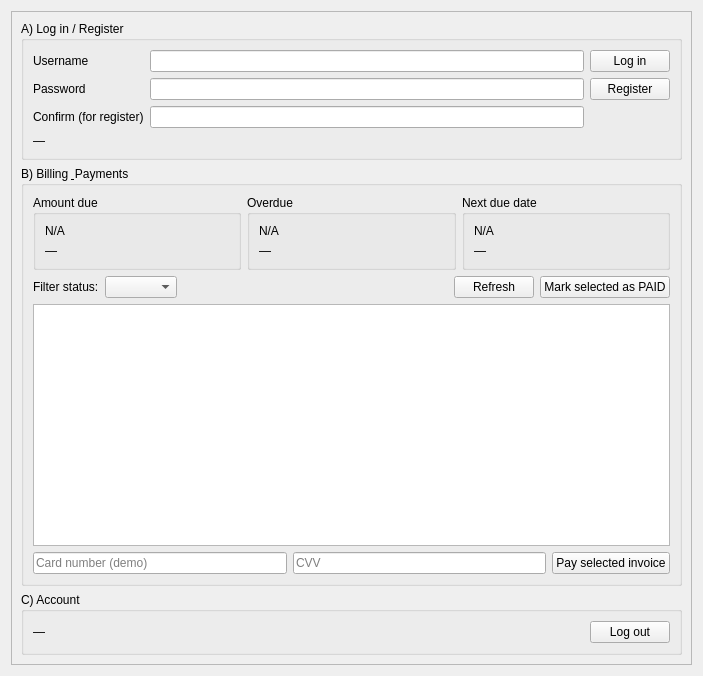
<?xml version="1.0" encoding="UTF-8"?>
<ui version="4.0">
 <class>UserPortal</class>
 <widget class="QWidget" name="UserPortal">
  <property name="geometry">
   <rect>
    <x>0</x>
    <y>0</y>
    <width>703</width>
    <height>676</height>
   </rect>
  </property>
  <property name="windowTitle">
   <string>User Portal</string>
  </property>
  <layout class="QVBoxLayout" name="verticalLayout_root">
   <item>
    <widget class="QScrollArea" name="scrollArea">
     <property name="widgetResizable">
      <bool>true</bool>
     </property>
     <widget class="QWidget" name="scrollAreaWidgetContents">
      <property name="geometry">
       <rect>
        <x>0</x>
        <y>0</y>
        <width>679</width>
        <height>652</height>
       </rect>
      </property>
      <layout class="QVBoxLayout" name="verticalLayout_body">
       <item>
        <widget class="QGroupBox" name="grpAuth">
         <property name="title">
          <string>A) Log in / Register</string>
         </property>
         <layout class="QGridLayout" name="gridLayout_auth">
          <item row="0" column="0">
           <widget class="QLabel" name="labelUser">
            <property name="text">
             <string>Username</string>
            </property>
           </widget>
          </item>
          <item row="0" column="1">
           <widget class="QLineEdit" name="edUser"/>
          </item>
          <item row="0" column="2">
           <widget class="QPushButton" name="btnLogin">
            <property name="text">
             <string>Log in</string>
            </property>
           </widget>
          </item>
          <item row="1" column="0">
           <widget class="QLabel" name="labelPass">
            <property name="text">
             <string>Password</string>
            </property>
           </widget>
          </item>
          <item row="1" column="1">
           <widget class="QLineEdit" name="edPass">
            <property name="echoMode">
             <enum>QLineEdit::Password</enum>
            </property>
           </widget>
          </item>
          <item row="1" column="2">
           <widget class="QPushButton" name="btnReg">
            <property name="text">
             <string>Register</string>
            </property>
           </widget>
          </item>
          <item row="2" column="0">
           <widget class="QLabel" name="labelPass2">
            <property name="text">
             <string>Confirm (for register)</string>
            </property>
           </widget>
          </item>
          <item row="2" column="1">
           <widget class="QLineEdit" name="edPass2">
            <property name="echoMode">
             <enum>QLineEdit::Password</enum>
            </property>
           </widget>
          </item>
          <item row="3" column="0" colspan="3">
           <widget class="QLabel" name="lblAuthMsg">
            <property name="text">
             <string>—</string>
            </property>
           </widget>
          </item>
         </layout>
        </widget>
       </item>
       <item>
        <widget class="QGroupBox" name="grpBilling">
         <property name="title">
          <string>B) Billing &amp; Payments</string>
         </property>
         <layout class="QVBoxLayout" name="verticalLayout_billing">
          <item>
           <layout class="QHBoxLayout" name="hLayout_kpis">
            <item>
             <widget class="QGroupBox" name="kDueBox">
              <property name="title">
               <string>Amount due</string>
              </property>
              <layout class="QVBoxLayout" name="v_kDue">
               <item>
                <widget class="QLabel" name="kDueVal">
                 <property name="text">
                  <string>N/A</string>
                 </property>
                </widget>
               </item>
               <item>
                <widget class="QLabel" name="kDueSub">
                 <property name="text">
                  <string>—</string>
                 </property>
                </widget>
               </item>
              </layout>
             </widget>
            </item>
            <item>
             <widget class="QGroupBox" name="kOverBox">
              <property name="title">
               <string>Overdue</string>
              </property>
              <layout class="QVBoxLayout" name="v_kOver">
               <item>
                <widget class="QLabel" name="kOverVal">
                 <property name="text">
                  <string>N/A</string>
                 </property>
                </widget>
               </item>
               <item>
                <widget class="QLabel" name="kOverSub">
                 <property name="text">
                  <string>—</string>
                 </property>
                </widget>
               </item>
              </layout>
             </widget>
            </item>
            <item>
             <widget class="QGroupBox" name="kNextBox">
              <property name="title">
               <string>Next due date</string>
              </property>
              <layout class="QVBoxLayout" name="v_kNext">
               <item>
                <widget class="QLabel" name="kNextVal">
                 <property name="text">
                  <string>N/A</string>
                 </property>
                </widget>
               </item>
               <item>
                <widget class="QLabel" name="kNextSub">
                 <property name="text">
                  <string>—</string>
                 </property>
                </widget>
               </item>
              </layout>
             </widget>
            </item>
           </layout>
          </item>
          <item>
           <layout class="QHBoxLayout" name="hLayout_filter">
            <item>
             <widget class="QLabel" name="lblFilter">
              <property name="text">
               <string>Filter status:</string>
              </property>
             </widget>
            </item>
            <item>
             <widget class="QComboBox" name="cmbStatus"/>
            </item>
            <item>
             <spacer name="hSpacer">
              <property name="orientation">
               <enum>Qt::Horizontal</enum>
              </property>
              <property name="sizeHint" stdset="0">
               <size>
                <width>40</width>
                <height>20</height>
               </size>
              </property>
             </spacer>
            </item>
            <item>
             <widget class="QPushButton" name="btnRefresh">
              <property name="text">
               <string>Refresh</string>
              </property>
             </widget>
            </item>
            <item>
             <widget class="QPushButton" name="btnMarkPaid">
              <property name="text">
               <string>Mark selected as PAID</string>
              </property>
             </widget>
            </item>
           </layout>
          </item>
          <item>
           <widget class="QTableView" name="tblBills"/>
          </item>
          <item>
           <layout class="QHBoxLayout" name="hLayout_pay">
            <item>
             <widget class="QLineEdit" name="edCard">
              <property name="placeholderText">
               <string>Card number (demo)</string>
              </property>
             </widget>
            </item>
            <item>
             <widget class="QLineEdit" name="edCVV">
              <property name="echoMode">
               <enum>QLineEdit::Password</enum>
              </property>
              <property name="placeholderText">
               <string>CVV</string>
              </property>
             </widget>
            </item>
            <item>
             <widget class="QPushButton" name="btnPay">
              <property name="text">
               <string>Pay selected invoice</string>
              </property>
             </widget>
            </item>
           </layout>
          </item>
         </layout>
        </widget>
       </item>
       <item>
        <widget class="QGroupBox" name="grpAccount">
         <property name="title">
          <string>C) Account</string>
         </property>
         <layout class="QHBoxLayout" name="hLayout_account">
          <item>
           <widget class="QLabel" name="lblWelcome">
            <property name="text">
             <string>—</string>
            </property>
           </widget>
          </item>
          <item>
           <spacer name="hSpacer2">
            <property name="orientation">
             <enum>Qt::Horizontal</enum>
            </property>
            <property name="sizeHint" stdset="0">
             <size>
              <width>40</width>
              <height>20</height>
             </size>
            </property>
           </spacer>
          </item>
          <item>
           <widget class="QPushButton" name="btnLogout">
            <property name="text">
             <string>Log out</string>
            </property>
           </widget>
          </item>
         </layout>
        </widget>
       </item>
      </layout>
     </widget>
    </widget>
   </item>
  </layout>
 </widget>
 <resources/>
 <connections/>
</ui>
